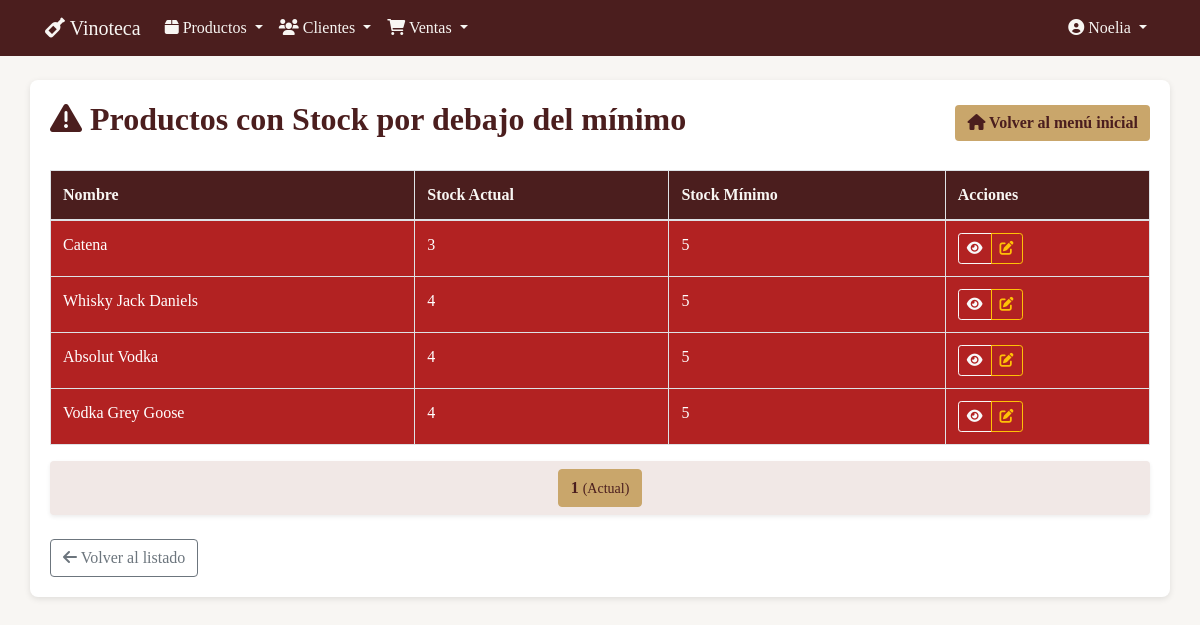
/productos/stock-bajo/ (signed in), run on an earlier commit of the app's database.
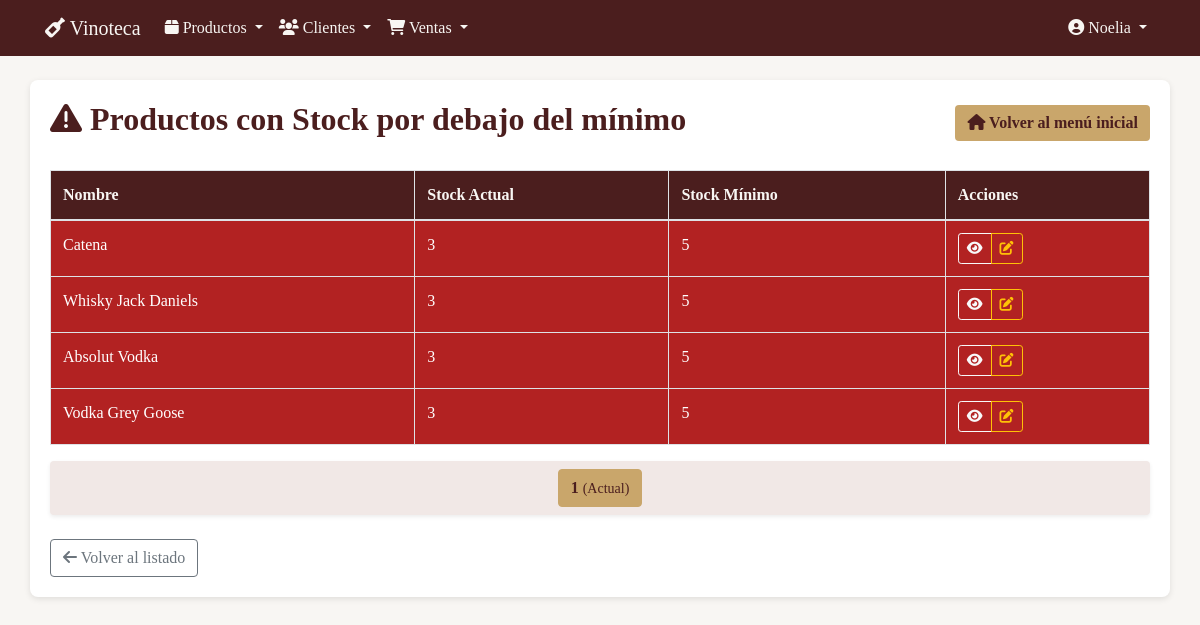
And on a later commit of the database.
### productos/models.py (models this page shows, shortened)
class Producto(models.Model):
    nombre = models.CharField("Nombre", max_length=50)
    descripcion = models.CharField("Descripción", max_length=200)
    precio = models.DecimalField("Precio", max_digits=10, decimal_places=2)
    stock = models.PositiveIntegerField("Stock", default=0)
    stock_minimo = models.IntegerField("Stock Mínimo", default=5)
    sku = models.CharField(
        "SKU",
        max_length=50,
        unique=True,
        blank=False,
        help_text="Debe coincidir con el nombre del archivo de imagen (sin extensión)"
    )
    imagen = models.ImageField(
        "Imagen",
        upload_to=get_image_path,
        validators=[validate_image_size],
        blank=True,
        null=True,
        help_text="Formatos permitidos: jpg, png, gif. Tamaño máximo: 5MB"
    )
    fecha_creacion = models.DateTimeField("Fecha de creación", auto_now_add=True)
    fecha_actualizacion = models.DateTimeField("Fecha de actualización", auto_now=True)
    class Meta:
        verbose_name = "Producto"
        verbose_name_plural = "Productos"
        ordering = ["nombre"]

### productos/views.py (the view)
# urls.py: path('stock-bajo/', views.StockBajoListView.as_view(), name='stock_bajo_list'),
class StockBajoListView(LoginRequiredMixin, PermissionRequiredMixin, ListView):
    model = Producto
    template_name = 'productos/stock_bajo_list.html'
    context_object_name = 'productos'
    paginate_by = 5
    permission_required = 'productos.view_producto'
    def get_queryset(self):
        return Producto.objects.filter(stock__lt=F('stock_minimo')).order_by('stock')

### templates/productos/stock_bajo_list.html (shortened to what this page needs)
{% extends 'base.html' %}
{% block header %}<i class="fas fa-exclamation-triangle"></i> Productos con Stock por debajo del mínimo{% endblock %}
{% block content %}
{% if productos %}
<div class="table-responsive">
  <table class="table table-bordered table-hover" style="background-color: #fff;">
    <thead style="background-color: #4B1E1E; color: #F8F6F3;">
      <tr>
        <th>Nombre</th>
        <th>Stock Actual</th>
        <th>Stock Mínimo</th>
        <th>Acciones</th>
      </tr>
    </thead>
    <tbody>
      {% for producto in productos %}
      <tr style="background-color: #B22222; color: #fff;">
        <td>{{ producto.nombre }}</td>
        <td><span class="fw-bold">{{ producto.stock }}</span></td>
        <td>{{ producto.stock_minimo }}</td>
        <td>
          <div class="btn-group btn-group-sm">
            <a href="{% url 'productos:producto_detail' producto.pk %}" class="btn btn-outline-light" title="Ver detalle">
              <i class="fas fa-eye"></i>
            </a>
            <a href="{% url 'productos:producto_update' producto.pk %}" class="btn btn-outline-warning" title="Editar">
              <i class="fas fa-edit"></i>
            </a>
          </div>
        </td>
      </tr>
      {% endfor %}
    </tbody>
  </table>
</div>
{% include 'paginator.html' with page_obj=page_obj %}
{% else %}
<div class="alert" style="background-color: #6B8E23; color: #fff;">
  <i class="fas fa-check-circle"></i> Todos los productos tienen stock suficiente.
</div>
{% endif %}
<div class="mt-4">
  <a href="{% url 'productos:producto_list' %}" class="btn btn-outline-secondary">
    <i class="fas fa-arrow-left"></i> Volver al listado
  </a>
</div>
{% endblock %}

What changed in the data, as far as the page shows it:
changed Producto "Whisky Jack Daniels": stock "4" → "3"
changed Producto "Absolut Vodka": stock "4" → "3"
changed Producto "Vodka Grey Goose": stock "4" → "3"
